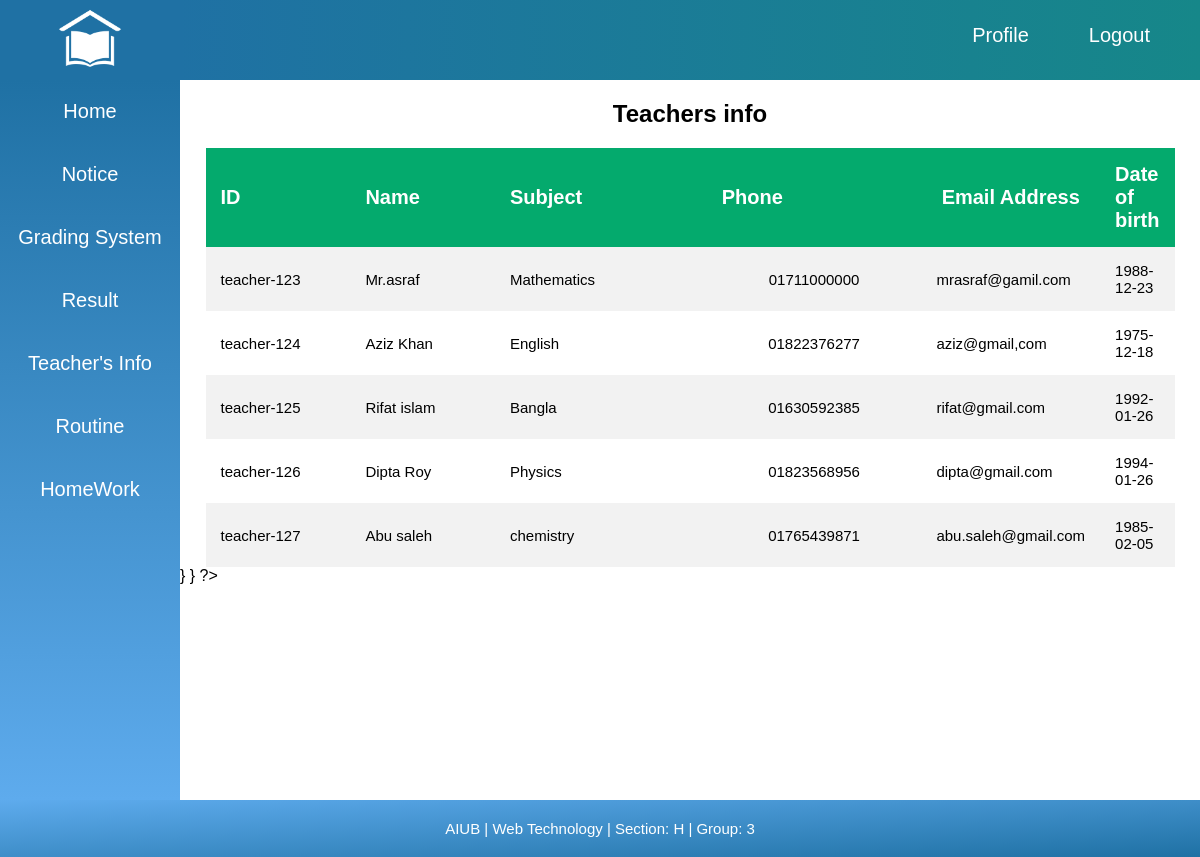
Screenshot of /finalProject/views/teacherInfo.php (signed in) with the database file from the repository.
### tables this page shows
CREATE TABLE `teachers` (
  `usertype` varchar(20) NOT NULL,
  `id` varchar(20) NOT NULL,
  `name` varchar(20) NOT NULL,
  `password` varchar(20) NOT NULL,
  `phone` varchar(13) NOT NULL,
  `email` varchar(20) NOT NULL,
  `image` blob NOT NULL,
  `Course` varchar(255) NOT NULL,
  `address` varchar(30) NOT NULL,
  `sex` varchar(7) NOT NULL,
  `dob` date NOT NULL,
  `hiredate` date NOT NULL
);

### finalProject/model/userModel.php (called while the page is built, shortened)
<?php
	function getConnection(){
		$host = "localhost";
		$dbname= "webtech";
		$dbuser = "root";
		$dbpass = "";
		$conn = mysqli_connect($host, $dbuser, $dbpass, $dbname);
		return $conn;
	}
	function getAllTeacher(){
		$conn = getConnection();
		$sql = "SELECT * FROM teachers WHERE usertype = 'teacher'";
		$result=$conn->query($sql);
		$res = mysqli_query($conn, $sql);
		return $res;
	}
?>

### finalProject/views/teacherInfo.php (the view, shortened to what this page needs)
<html>
<head>
	<link rel="stylesheet" type="text/css" href="css/style.css">
</head>
<body>
	<?php echo file_get_contents("html/topMenuS.html"); ?>
	<section id="body">
		<?php echo file_get_contents("html/sideMenuS.html"); ?>
		<div id="content">
			<div id="notice">
				<h2>Teachers info</h2>
				<div id="notice_table">
					<table>
						<tr>
							<th class="users_table_c1"> ID</th>
							<th class="users_table_c2">Name</th>
							<th class="users_table_c3">Subject </th>
							<th class="users_table_c4">Phone</th>
							<th class="users_table_c5">Email Address</th>
							<th class="users_table_c6">Date of birth</th>
						</tr>
						<?php
							require('../model/userModel.php');
							$result = getAllteacher();
							if (mysqli_num_rows($result) > 0) {
							  while($row = mysqli_fetch_assoc($result)) {
						?>
						<tr>
						    <td class="users_table_c2"><?php echo $row["id"];?></td>
							<td class="users_table_c3"><?php echo $row["name"];?></td>
							<td class="users_table_c4"><?php echo $row["Course"];?></td>
							<td class="users_table_c5"><?php echo $row["phone"];?></td>
							<td class="users_table_c6"><?php echo $row["email"];?></td>
							<td class="users_table_c"><?php echo $row["dob"];?></td>
						</tr>
						<?php
								}
							    }
							else {
							  echo "0 results";
							}
						?>
					</table>
							}
					    }
					?>
				</div>
			</div>
		</div>
	</section>
	<?php echo file_get_contents("html/footer.html"); ?>
</body>
</html>

### finalProject/views/css/style.css (style rules this page uses)
* { margin: 0; padding: 0; font-family: arial; }
#topMenu { width: 100%; height: 10%; float: left; }
#topMenu_logo { width: 15%; float: left; height: 100%; background-color: #1f71a4; }
#topMenu_logo img { height: 80%; padding-top: 7px; display: block; margin: 0 auto; }
#topMenu_menu { width: 85%; height: 100%; float: left; background-image: linear-gradient(to right, #1f71a4, #168789); }
#topMenu_menu ul { list-style-type: none; margin-right: 20px; }
#topMenu_menu ul li { float: right; }
#topMenu_menu ul li a { display: block; color: white; font-size: 20px; text-align: center; padding: 14px 30px; text-decoration: none; -webkit-transition:0.5s ease; -moz-transition:0.5s ease; -o-transition:0.5s ease; margin-top: 10px; }
#body { width: 100%; float: left; }
#sideMenu { width: 15%; height: 90%; float: left; background-image: linear-gradient(to bottom, #1f71a4, #5eabed); }
#sideMenu ul { list-style-type: none; margin: 0; padding: 0; width: 100%; background-color: #f1f1f1; }
#sideMenu ul li { width: 100%; float: left; padding: 5px 16px 5px 0px; }
#sideMenu ul li a { display: block; color: white; font-size: 20px; padding: 15px 16px; text-decoration: none; text-align: center; -webkit-transition:0.5s ease; -moz-transition:0.5s ease; -o-transition:0.5s ease; }
#footer { width: 100%; float: left; background-image: linear-gradient(to bottom right, #5eabed, #1f71a4); }
#footer div p { margin: 20px; font-size: 15px; text-align: center; color: white; }
#content { width: 85%; float: left; }
#notice { width: 100%; float: left; }
#notice h2 { text-align: center; margin: 20px; }
#notice_table { width: 100%; float: left; }
#notice_table table { border-collapse: collapse; width: 95%; margin: 0 auto; }
#notice_table th { text-align: left; padding: 15px; font-size: 20px; background-color: #04AA6D; color: white; }
#notice_table td { text-align: left; padding: 15px; font-size: 15px; }
#notice_table tr:nth-child(even) { background-color: #f2f2f2; }
.users_table_c1 { width: 12%; }
.users_table_c2 { width: 20%; }
.users_table_c3 { width: 18%; }
.users_table_c4 { width: 30%; }
.users_table_c5 { width: 20%; text-align: center !important; }

### rows the page displays
teachers: id "teacher-123", name "Mr.asraf", Course "Mathematics", phone "01711000000", email "mrasraf@gamil.com", dob "1988-12-23"
teachers: id "teacher-124", name "Aziz Khan", Course "English", phone "01822376277", email "aziz@gmail,com", dob "1975-12-18"
teachers: id "teacher-125", name "Rifat islam", Course "Bangla", phone "01630592385", email "rifat@gmail.com", dob "1992-01-26"
teachers: id "teacher-126", name "Dipta Roy", Course "Physics", phone "01823568956", email "dipta@gmail.com", dob "1994-01-26"
teachers: id "teacher-127", name "Abu saleh", Course "chemistry", phone "01765439871", email "abu.saleh@gmail.com", dob "1985-02-05"

### other values shown
file_get_contents("html/topMenuS.html") "Logout Profile"
file_get_contents("html/sideMenuS.html") "Home Notice Grading System Result Teacher's Info Routine HomeWork"
file_get_contents("html/footer.html") "AIUB | Web Technology | Section: H | Group: 3"
